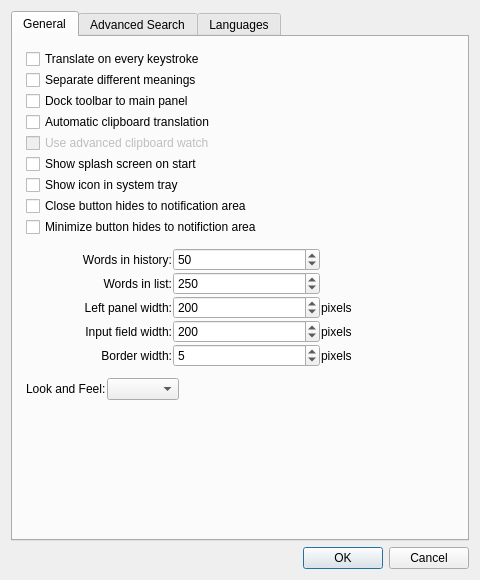
<?xml version="1.0" encoding="UTF-8"?>
<ui version="4.0">
 <author>ID</author>
 <class>OptionsDialog</class>
 <widget class="QDialog" name="OptionsDialog">
  <property name="geometry">
   <rect>
    <x>0</x>
    <y>0</y>
    <width>480</width>
    <height>580</height>
   </rect>
  </property>
  <property name="minimumSize">
   <size>
    <width>480</width>
    <height>580</height>
   </size>
  </property>
  <property name="windowTitle">
   <string>Settings</string>
  </property>
  <layout class="QVBoxLayout" name="verticalLayout">
   <item>
    <widget class="QTabWidget" name="options">
     <property name="currentIndex">
      <number>0</number>
     </property>
     <widget class="QWidget" name="general">
      <property name="sizePolicy">
       <sizepolicy hsizetype="Expanding" vsizetype="Expanding">
        <horstretch>0</horstretch>
        <verstretch>0</verstretch>
       </sizepolicy>
      </property>
      <attribute name="title">
       <string>General</string>
      </attribute>
      <widget class="QWidget" name="">
       <property name="geometry">
        <rect>
         <x>13</x>
         <y>12</y>
         <width>441</width>
         <height>532</height>
        </rect>
       </property>
       <layout class="QVBoxLayout" name="generalLayout">
        <property name="spacing">
         <number>1</number>
        </property>
        <item>
         <widget class="QCheckBox" name="toek">
          <property name="toolTip">
           <string>Translate every time you press button.</string>
          </property>
          <property name="statusTip">
           <string>Translate every time you press button.</string>
          </property>
          <property name="whatsThis">
           <string>Translate every time you press button.</string>
          </property>
          <property name="text">
           <string>Translate on every keystroke</string>
          </property>
         </widget>
        </item>
        <item>
         <widget class="QCheckBox" name="sm">
          <property name="toolTip">
           <string>Separate different meanings of the result with additional line.</string>
          </property>
          <property name="statusTip">
           <string>Separate different meanings of the result with additional line.</string>
          </property>
          <property name="whatsThis">
           <string>Separate different meanings of the result with additional line.</string>
          </property>
          <property name="text">
           <string>Separate different meanings</string>
          </property>
         </widget>
        </item>
        <item>
         <widget class="QCheckBox" name="dttmp">
          <property name="toolTip">
           <string>Dock toolbar with dictionaries to main panel, next to indicator.</string>
          </property>
          <property name="statusTip">
           <string>Dock toolbar with dictionaries to main panel, next to indicator.</string>
          </property>
          <property name="whatsThis">
           <string>Dock toolbar with dictionaries to main panel, next to indicator.</string>
          </property>
          <property name="text">
           <string>Dock toolbar to main panel</string>
          </property>
         </widget>
        </item>
        <item>
         <widget class="QCheckBox" name="act">
          <property name="toolTip">
           <string>Watch for changes in system clipboard and automaticaly translate selected text.</string>
          </property>
          <property name="statusTip">
           <string>Watch for changes in system clipboard and automaticaly translate selected text.</string>
          </property>
          <property name="whatsThis">
           <string>Watch for changes in system clipboard and automaticaly translate selected text.</string>
          </property>
          <property name="text">
           <string>Automatic clipboard translation</string>
          </property>
         </widget>
        </item>
        <item>
         <widget class="QCheckBox" name="aact">
          <property name="enabled">
           <bool>false</bool>
          </property>
          <property name="toolTip">
           <string>Global mouse selection instead of Ctrl+C</string>
          </property>
          <property name="statusTip">
           <string>Global mouse selection instead of Ctrl+C</string>
          </property>
          <property name="whatsThis">
           <string>&lt;qt&gt;This option works only when above checkbox is checked.&lt;br/&gt;
When you select something dictionary will try to translate it, so you don't need to press Ctrl+C.&lt;br/&gt;
&lt;br/&gt;
&lt;font color=&quot;red&quot;&gt;WARNING!!!&lt;/font&gt; This opition is experimental and program may crash. Use with care.&lt;/qt&gt;</string>
          </property>
          <property name="text">
           <string>Use advanced clipboard watch</string>
          </property>
         </widget>
        </item>
        <item>
         <widget class="QCheckBox" name="uss">
          <property name="toolTip">
           <string>Choose starting with or without splash screen.</string>
          </property>
          <property name="statusTip">
           <string>Choose starting with or without splash screen.</string>
          </property>
          <property name="whatsThis">
           <string>Choose starting with or without splash screen.</string>
          </property>
          <property name="text">
           <string>Show splash screen on start</string>
          </property>
         </widget>
        </item>
        <item>
         <widget class="QCheckBox" name="ist">
          <property name="toolTip">
           <string>Choose if you want to see icon in system tray</string>
          </property>
          <property name="statusTip">
           <string>Choose if you want to see icon in system tray</string>
          </property>
          <property name="whatsThis">
           <string>Choose if you want to see icon in system tray</string>
          </property>
          <property name="text">
           <string>Show icon in system tray</string>
          </property>
         </widget>
        </item>
        <item>
         <widget class="QCheckBox" name="chs">
          <property name="toolTip">
           <string>When checked Close [x] button hides to notification area.
When unchecked Close [x] button closes application.</string>
          </property>
          <property name="statusTip">
           <string>When checked Close [x] button hides to notification area. When unchecked Close [x] button closes application.</string>
          </property>
          <property name="whatsThis">
           <string>When checked Close [x] button hides to notification area.
When unchecked Close [x] button closes application.</string>
          </property>
          <property name="text">
           <string>Close button hides to notification area</string>
          </property>
         </widget>
        </item>
        <item>
         <widget class="QCheckBox" name="mhs">
          <property name="toolTip">
           <string>When checked Miniumize [_] button hides to notification area.
When unchecked Miniumize [_] button minimizes application.</string>
          </property>
          <property name="statusTip">
           <string>When checked Miniumize [_] button hides to notification area.\nWhen unchecked Miniumize [_] button minimizes application.</string>
          </property>
          <property name="whatsThis">
           <string>When checked Miniumize [_] button hides to notification area.
When unchecked Miniumize [_] button minimizes application.</string>
          </property>
          <property name="text">
           <string>Minimize button hides to notifiction area</string>
          </property>
         </widget>
        </item>
        <item>
         <spacer name="vspc1">
          <property name="orientation">
           <enum>Qt::Vertical</enum>
          </property>
          <property name="sizeType">
           <enum>QSizePolicy::Fixed</enum>
          </property>
          <property name="sizeHint" stdset="0">
           <size>
            <width>10</width>
            <height>10</height>
           </size>
          </property>
         </spacer>
        </item>
        <item>
         <layout class="QGridLayout" name="gridLayout">
          <item row="0" column="0">
           <widget class="QLabel" name="lwih">
            <property name="text">
             <string>Words in history:</string>
            </property>
            <property name="alignment">
             <set>Qt::AlignRight|Qt::AlignTrailing|Qt::AlignVCenter</set>
            </property>
           </widget>
          </item>
          <item row="0" column="1">
           <widget class="QSpinBox" name="wih">
            <property name="toolTip">
             <string>Number of words kept in history.</string>
            </property>
            <property name="statusTip">
             <string>Number of words kept in history.</string>
            </property>
            <property name="whatsThis">
             <string>Number of words kept in history.</string>
            </property>
            <property name="maximum">
             <number>200</number>
            </property>
            <property name="singleStep">
             <number>5</number>
            </property>
            <property name="value">
             <number>50</number>
            </property>
           </widget>
          </item>
          <item row="1" column="0">
           <widget class="QLabel" name="lwil">
            <property name="text">
             <string>Words in list:</string>
            </property>
            <property name="alignment">
             <set>Qt::AlignRight|Qt::AlignTrailing|Qt::AlignVCenter</set>
            </property>
           </widget>
          </item>
          <item row="1" column="1">
           <widget class="QSpinBox" name="wil">
            <property name="toolTip">
             <string>Number of words shown in list.</string>
            </property>
            <property name="statusTip">
             <string>Number of words shown in list.</string>
            </property>
            <property name="whatsThis">
             <string>Number of words shown in list.</string>
            </property>
            <property name="maximum">
             <number>500</number>
            </property>
            <property name="singleStep">
             <number>5</number>
            </property>
            <property name="value">
             <number>250</number>
            </property>
           </widget>
          </item>
          <item row="2" column="0">
           <widget class="QLabel" name="llpw">
            <property name="text">
             <string>Left panel width:</string>
            </property>
            <property name="alignment">
             <set>Qt::AlignRight|Qt::AlignTrailing|Qt::AlignVCenter</set>
            </property>
           </widget>
          </item>
          <item row="2" column="1">
           <widget class="QSpinBox" name="lpw">
            <property name="toolTip">
             <string>Width of the left panel with words in pixels.</string>
            </property>
            <property name="statusTip">
             <string>Width of the left panel with words in pixels.</string>
            </property>
            <property name="whatsThis">
             <string>Width of the left panel with words in pixels.</string>
            </property>
            <property name="maximum">
             <number>500</number>
            </property>
            <property name="singleStep">
             <number>5</number>
            </property>
            <property name="value">
             <number>200</number>
            </property>
           </widget>
          </item>
          <item row="2" column="2">
           <widget class="QLabel" name="alpw">
            <property name="text">
             <string>pixels</string>
            </property>
           </widget>
          </item>
          <item row="3" column="0">
           <widget class="QLabel" name="tr">
            <property name="text">
             <string>Input field width:</string>
            </property>
            <property name="alignment">
             <set>Qt::AlignRight|Qt::AlignTrailing|Qt::AlignVCenter</set>
            </property>
           </widget>
          </item>
          <item row="3" column="1">
           <widget class="QSpinBox" name="ifw">
            <property name="toolTip">
             <string>Width ot the input text box in pixels.</string>
            </property>
            <property name="statusTip">
             <string>Width ot the input text box in pixels.</string>
            </property>
            <property name="whatsThis">
             <string>Width ot the input text box in pixels.</string>
            </property>
            <property name="minimum">
             <number>25</number>
            </property>
            <property name="maximum">
             <number>500</number>
            </property>
            <property name="singleStep">
             <number>5</number>
            </property>
            <property name="value">
             <number>200</number>
            </property>
           </widget>
          </item>
          <item row="3" column="2">
           <widget class="QLabel" name="aifw">
            <property name="text">
             <string>pixels</string>
            </property>
           </widget>
          </item>
          <item row="4" column="0">
           <widget class="QLabel" name="lbw">
            <property name="text">
             <string>Border width:</string>
            </property>
            <property name="alignment">
             <set>Qt::AlignRight|Qt::AlignTrailing|Qt::AlignVCenter</set>
            </property>
           </widget>
          </item>
          <item row="4" column="1">
           <widget class="QSpinBox" name="bw">
            <property name="toolTip">
             <string>Width of the border in pixels.</string>
            </property>
            <property name="statusTip">
             <string>Width of the border in pixels.</string>
            </property>
            <property name="whatsThis">
             <string>Width of the border in pixels.</string>
            </property>
            <property name="maximum">
             <number>25</number>
            </property>
            <property name="value">
             <number>5</number>
            </property>
           </widget>
          </item>
          <item row="4" column="2">
           <widget class="QLabel" name="abw">
            <property name="text">
             <string>pixels</string>
            </property>
           </widget>
          </item>
         </layout>
        </item>
        <item>
         <spacer name="vspc2">
          <property name="orientation">
           <enum>Qt::Vertical</enum>
          </property>
          <property name="sizeType">
           <enum>QSizePolicy::Fixed</enum>
          </property>
          <property name="sizeHint" stdset="0">
           <size>
            <width>10</width>
            <height>10</height>
           </size>
          </property>
         </spacer>
        </item>
        <item>
         <layout class="QHBoxLayout" name="styleLayout">
          <item>
           <widget class="QLabel" name="lss">
            <property name="text">
             <string>Look and Feel:</string>
            </property>
           </widget>
          </item>
          <item>
           <widget class="QComboBox" name="ss">
            <property name="sizePolicy">
             <sizepolicy hsizetype="Preferred" vsizetype="Fixed">
              <horstretch>0</horstretch>
              <verstretch>0</verstretch>
             </sizepolicy>
            </property>
            <property name="toolTip">
             <string>Look and Feel of the program.</string>
            </property>
            <property name="statusTip">
             <string>Look and Feel of the program.</string>
            </property>
            <property name="whatsThis">
             <string>Look and Feel of the program.</string>
            </property>
           </widget>
          </item>
          <item>
           <spacer name="horizontalSpacer">
            <property name="orientation">
             <enum>Qt::Horizontal</enum>
            </property>
            <property name="sizeHint" stdset="0">
             <size>
              <width>40</width>
              <height>20</height>
             </size>
            </property>
           </spacer>
          </item>
         </layout>
        </item>
        <item>
         <spacer name="verticalSpacer">
          <property name="orientation">
           <enum>Qt::Vertical</enum>
          </property>
          <property name="sizeHint" stdset="0">
           <size>
            <width>20</width>
            <height>20</height>
           </size>
          </property>
         </spacer>
        </item>
       </layout>
      </widget>
     </widget>
     <widget class="QWidget" name="advancedSearch">
      <attribute name="title">
       <string>Advanced Search</string>
      </attribute>
      <widget class="QWidget" name="">
       <property name="geometry">
        <rect>
         <x>10</x>
         <y>10</y>
         <width>441</width>
         <height>491</height>
        </rect>
       </property>
       <layout class="QVBoxLayout" name="advancedSearchLayout">
        <property name="spacing">
         <number>10</number>
        </property>
        <item>
         <widget class="QCheckBox" name="sww">
          <property name="whatsThis">
           <string>&lt;qt&gt;When opition is checked word &lt;b&gt;go&lt;/b&gt; means exactly go.&lt;br/&gt;
When opition is unchecked &lt;b&gt;go&lt;/b&gt; will be found as part of other words. For example: &lt;b&gt;go&lt;/b&gt;al, car&lt;b&gt;go&lt;/b&gt;, etc.&lt;/qt&gt;</string>
          </property>
          <property name="text">
           <string>Search for whole word(s)</string>
          </property>
         </widget>
        </item>
        <item>
         <widget class="QCheckBox" name="sep">
          <property name="whatsThis">
           <string>&lt;qt&gt;When opition is checked, entered phrase &lt;b&gt;go in&lt;/b&gt; means &lt;b&gt;&quot;go in&quot;&lt;/b&gt;.&lt;br/&gt;
When opition is unchecked it means &lt;b&gt;+go +in&lt;/b&gt;.&lt;br/&gt;&lt;br/&gt;
This behaviour is valid only if you omit control chars.&lt;/qt&gt;</string>
          </property>
          <property name="text">
           <string>Search for exact phrase</string>
          </property>
         </widget>
        </item>
        <item>
         <widget class="QCheckBox" name="chr">
          <property name="whatsThis">
           <string>Highlight result of the advanced search in red.</string>
          </property>
          <property name="text">
           <string>Color highlight result</string>
          </property>
         </widget>
        </item>
        <item>
         <spacer name="vspc3">
          <property name="orientation">
           <enum>Qt::Vertical</enum>
          </property>
          <property name="sizeType">
           <enum>QSizePolicy::Fixed</enum>
          </property>
          <property name="sizeHint" stdset="0">
           <size>
            <width>20</width>
            <height>20</height>
           </size>
          </property>
         </spacer>
        </item>
        <item>
         <widget class="QLabel" name="lwasd">
          <property name="text">
           <string>When advanced search syntax detected:</string>
          </property>
         </widget>
        </item>
        <item>
         <widget class="QCheckBox" name="itoek">
          <property name="whatsThis">
           <string>Ignore translate on every keystroke if one of control chars is detected.</string>
          </property>
          <property name="text">
           <string>Ignore translate on every keystroke</string>
          </property>
         </widget>
        </item>
        <item>
         <widget class="QCheckBox" name="iht">
          <property name="whatsThis">
           <string>Ignore automatic translation from history if one of control chars is detected.</string>
          </property>
          <property name="text">
           <string>Ignore automatic translation from history</string>
          </property>
         </widget>
        </item>
        <item>
         <widget class="QCheckBox" name="dnrp">
          <property name="whatsThis">
           <string>Do not replace phrase in input field if it contains one of control chars, when you navigate in list.</string>
          </property>
          <property name="text">
           <string>Do not replace phrase in input field</string>
          </property>
         </widget>
        </item>
        <item>
         <widget class="QCheckBox" name="ewas">
          <property name="whatsThis">
           <string>&lt;qt&gt;Enter performs advanced search if one of control chars is detected. 
So simply enter &lt;b&gt;+&lt;/b&gt; before word and press Enter.&lt;/qt&gt;</string>
          </property>
          <property name="text">
           <string>Enter performs advanced search</string>
          </property>
         </widget>
        </item>
        <item>
         <spacer name="verticalSpacer_2">
          <property name="orientation">
           <enum>Qt::Vertical</enum>
          </property>
          <property name="sizeHint" stdset="0">
           <size>
            <width>20</width>
            <height>40</height>
           </size>
          </property>
         </spacer>
        </item>
       </layout>
      </widget>
     </widget>
     <widget class="QWidget" name="languages">
      <attribute name="title">
       <string>Languages</string>
      </attribute>
      <widget class="QWidget" name="">
       <property name="geometry">
        <rect>
         <x>10</x>
         <y>10</y>
         <width>441</width>
         <height>491</height>
        </rect>
       </property>
       <layout class="QVBoxLayout" name="languagesLayout">
        <property name="spacing">
         <number>10</number>
        </property>
        <item>
         <widget class="QLabel" name="english">
          <property name="whatsThis">
           <string>If original word is not found, program will try to remove suffix and will search again.</string>
          </property>
          <property name="text">
           <string>English:</string>
          </property>
         </widget>
        </item>
        <item>
         <widget class="QCheckBox" name="tws">
          <property name="text">
           <string>If not found, try without suffix (-s, -ing, -ed)</string>
          </property>
         </widget>
        </item>
        <item>
         <spacer name="vspc4">
          <property name="orientation">
           <enum>Qt::Vertical</enum>
          </property>
          <property name="sizeType">
           <enum>QSizePolicy::Fixed</enum>
          </property>
          <property name="sizeHint" stdset="0">
           <size>
            <width>20</width>
            <height>20</height>
           </size>
          </property>
         </spacer>
        </item>
        <item>
         <widget class="QLabel" name="transl">
          <property name="text">
           <string>Translation:</string>
          </property>
         </widget>
        </item>
        <item>
         <widget class="QCheckBox" name="uao">
          <property name="whatsThis">
           <string>Enable search in Infoplease.com and translation.</string>
          </property>
          <property name="text">
           <string>Enable translation</string>
          </property>
         </widget>
        </item>
        <item>
         <spacer name="vspc5">
          <property name="orientation">
           <enum>Qt::Vertical</enum>
          </property>
          <property name="sizeType">
           <enum>QSizePolicy::Fixed</enum>
          </property>
          <property name="sizeHint" stdset="0">
           <size>
            <width>20</width>
            <height>20</height>
           </size>
          </property>
         </spacer>
        </item>
        <item>
         <widget class="QCheckBox" name="ueb">
          <property name="whatsThis">
           <string>Use internal text browser to display online translations.</string>
          </property>
          <property name="text">
           <string>Use external browser</string>
          </property>
         </widget>
        </item>
        <item>
         <widget class="QLabel" name="lbn">
          <property name="text">
           <string>External browser:</string>
          </property>
         </widget>
        </item>
        <item>
         <widget class="QLineEdit" name="bn">
          <property name="whatsThis">
           <string>Enter the name and probably path to your famous browser.</string>
          </property>
          <property name="text">
           <string>firefox</string>
          </property>
          <property name="maxLength">
           <number>4096</number>
          </property>
         </widget>
        </item>
        <item>
         <spacer name="verticalSpacer_3">
          <property name="orientation">
           <enum>Qt::Vertical</enum>
          </property>
          <property name="sizeHint" stdset="0">
           <size>
            <width>20</width>
            <height>40</height>
           </size>
          </property>
         </spacer>
        </item>
       </layout>
      </widget>
     </widget>
    </widget>
   </item>
   <item>
    <widget class="QDialogButtonBox" name="buttonBox">
     <property name="orientation">
      <enum>Qt::Horizontal</enum>
     </property>
     <property name="standardButtons">
      <set>QDialogButtonBox::Cancel|QDialogButtonBox::Ok</set>
     </property>
    </widget>
   </item>
  </layout>
 </widget>
 <resources/>
 <connections>
  <connection>
   <sender>buttonBox</sender>
   <signal>accepted()</signal>
   <receiver>OptionsDialog</receiver>
   <slot>accept()</slot>
   <hints>
    <hint type="sourcelabel">
     <x>246</x>
     <y>575</y>
    </hint>
    <hint type="destinationlabel">
     <x>157</x>
     <y>274</y>
    </hint>
   </hints>
  </connection>
  <connection>
   <sender>buttonBox</sender>
   <signal>rejected()</signal>
   <receiver>OptionsDialog</receiver>
   <slot>reject()</slot>
   <hints>
    <hint type="sourcelabel">
     <x>314</x>
     <y>575</y>
    </hint>
    <hint type="destinationlabel">
     <x>286</x>
     <y>274</y>
    </hint>
   </hints>
  </connection>
  <connection>
   <sender>act</sender>
   <signal>toggled(bool)</signal>
   <receiver>aact</receiver>
   <slot>setEnabled(bool)</slot>
   <hints>
    <hint type="sourcelabel">
     <x>118</x>
     <y>140</y>
    </hint>
    <hint type="destinationlabel">
     <x>120</x>
     <y>168</y>
    </hint>
   </hints>
  </connection>
  <connection>
   <sender>ist</sender>
   <signal>toggled(bool)</signal>
   <receiver>chs</receiver>
   <slot>setEnabled(bool)</slot>
   <hints>
    <hint type="sourcelabel">
     <x>79</x>
     <y>240</y>
    </hint>
    <hint type="destinationlabel">
     <x>80</x>
     <y>269</y>
    </hint>
   </hints>
  </connection>
  <connection>
   <sender>ist</sender>
   <signal>toggled(bool)</signal>
   <receiver>mhs</receiver>
   <slot>setEnabled(bool)</slot>
   <hints>
    <hint type="sourcelabel">
     <x>51</x>
     <y>242</y>
    </hint>
    <hint type="destinationlabel">
     <x>53</x>
     <y>300</y>
    </hint>
   </hints>
  </connection>
 </connections>
</ui>
